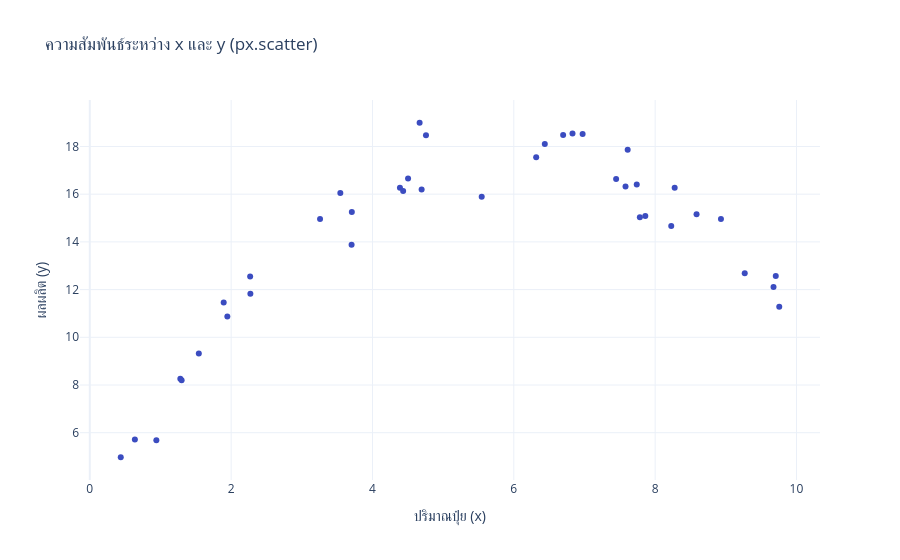

Notebook cell for this chart:
### Code cell
"""WORKFLOW 5 ขั้นตอน: จำลองข้อมูล -> px.scatter -> PolynomialFeatures -> r2_score -> train_test_split
ไฟล์เดียวจบ วางในเซลล์ Jupyter ได้เลย | pip install numpy pandas scikit-learn matplotlib plotly"""
import os
import numpy as np
import pandas as pd
from sklearn.preprocessing import PolynomialFeatures
from sklearn.linear_model import LinearRegression
from sklearn.metrics import r2_score
from sklearn.model_selection import train_test_split

# ---------------- ตั้งค่า ----------------
USE_RICE_CSV = False   # False = จำลองปุ๋ย-ผลผลิตตามสไลด์ | True = ใช้ปี vs ผลผลิตข้าวจริงจากไฟล์ CSV
CSV_PATH = next((p for p in ["Rice_production.csv", "Rice production.csv"] if os.path.exists(p)),
                "Rice_production.csv")
AREA = "Viet Nam"
DEGREE = 3
os.makedirs("outputs", exist_ok=True)

# ================= 1) จำลองข้อมูล =================
if not USE_RICE_CSV:
    # ปริมาณปุ๋ย (x) กับผลผลิต (y) 40 แปลง: ผลผลิตเพิ่มขึ้นช่วงแรกแล้วลดลงเมื่อใส่ปุ๋ยมากเกินไป
    rng = np.random.default_rng(42)
    x = np.sort(rng.uniform(0, 10, 40))
    y = -0.45 * (x - 6) ** 2 + 18 + rng.normal(0, 1.2, 40)
    df = pd.DataFrame({"fertilizer": x, "yield_": y})
    XCOL, YCOL = "fertilizer", "yield_"
    XLAB, YLAB = "ปริมาณปุ๋ย (x)", "ผลผลิต (y)"
else:
    d = pd.read_csv(CSV_PATH)
    d = d[d["Area"] == AREA].sort_values("Year")
    df = pd.DataFrame({"year": d["Year"].to_numpy(), "production": d["Value"].to_numpy() / 1e6})
    XCOL, YCOL, XLAB, YLAB = "year", "production", "ปี", "ผลผลิตข้าว (ล้านตัน)"
print(df.head(), f"\n{len(df)} แถว\n")

X = df[[XCOL]].to_numpy()
y = df[YCOL].to_numpy()
mu, sd = X.mean(), X.std()          # สเกล x ให้เสถียร (สำคัญมากเมื่อ x เป็นปี เช่น 1961-2021)
Xs = (X - mu) / sd

# ================= 2) วาดกราฟ px.scatter =================
try:
    import plotly.express as px
    fig = px.scatter(df, x=XCOL, y=YCOL, title="ความสัมพันธ์ระหว่าง x และ y (px.scatter)",
                     labels={XCOL: XLAB, YCOL: YLAB}, color_discrete_sequence=["#3b4cc0"])
    fig.update_layout(template="plotly_white")
    fig.show()
except ImportError:
    import matplotlib.pyplot as plt
    plt.scatter(df[XCOL], df[YCOL], color="#3b4cc0"); plt.xlabel(XLAB); plt.ylabel(YLAB)
    plt.title("ความสัมพันธ์ระหว่าง x และ y"); plt.show()

# ================= 3) fit พหุนาม (PolynomialFeatures) =================
poly = PolynomialFeatures(degree=DEGREE, include_bias=False)
X_poly = poly.fit_transform(Xs)                  # [x, x^2, x^3]
model = LinearRegression().fit(X_poly, y)
y_hat = model.predict(X_poly)
print(f"ดีกรี {DEGREE}: intercept = {model.intercept_:.3f}, coef = {np.round(model.coef_, 3)}")

# ================= 4) หา R² (r2_score) =================
print(f"R² (ทั้งชุดข้อมูล) = {r2_score(y, y_hat):.4f}")

# ================= 5) แบ่ง train / test (train_test_split) =================
Xtr, Xte, ytr, yte = train_test_split(Xs, y, test_size=0.3, random_state=42)
rows = []
for deg in [1, 2, 3, 5, 8, 12]:
    p = PolynomialFeatures(degree=deg, include_bias=False)
    m = LinearRegression().fit(p.fit_transform(Xtr), ytr)
    rows.append({"degree": deg,
                 "R² train": r2_score(ytr, m.predict(p.transform(Xtr))),
                 "R² test": r2_score(yte, m.predict(p.transform(Xte)))})
res = pd.DataFrame(rows).round(3)
print("\nเทียบ train / test ตามดีกรี\n", res.to_string(index=False))

# ---------------- กราฟสรุป: ข้อมูล + เส้นพหุนาม + จุด train/test ----------------
import matplotlib.pyplot as plt
plt.rcParams.update({"font.sans-serif": ["Leelawadee UI", "Tahoma", "Noto Sans Thai", "Loma", "DejaVu Sans"],
                     "axes.unicode_minus": False})
grid = np.linspace(Xs.min(), Xs.max(), 300).reshape(-1, 1)
m3 = LinearRegression().fit(poly.fit_transform(Xtr), ytr)           # โมเดลที่ฟิตด้วย train เท่านั้น
fig, ax = plt.subplots(figsize=(7, 4.6))
ax.scatter(Xtr * sd + mu, ytr, color="#3b4cc0", label="train")
ax.scatter(Xte * sd + mu, yte, color="#ec4899", marker="D", label="test")
ax.plot(grid * sd + mu, m3.predict(poly.transform(grid)), color="#8b5cf6", lw=2.2,
        label=f"poly degree {DEGREE}  (R² test = {r2_score(yte, m3.predict(poly.transform(Xte))):.2f})")
ax.set(xlabel=XLAB, ylabel=YLAB, title="Polynomial regression + train/test split")
ax.spines[["top", "right"]].set_visible(False); ax.grid(True, color="#e5e7eb"); ax.legend(frameon=False)
fig.tight_layout(); fig.savefig("outputs/workflow_polynomial.png", dpi=160); plt.show()

### Figure 1 — Plotly figure (JSON) as saved in the notebook; plotly's stock layout.template omitted (floating-point values rounded to 4 significant figures)
{"data": [{"hovertemplate": "ปริมาณปุ๋ย (x)=%{x}<br>ผลผลิต (y)=%{y}<extra></extra>", "legendgroup": "", "marker": {"color": "#3b4cc0", "symbol": "circle"}, "mode": "markers", "name": "", "orientation": "v", "showlegend": false, "type": "scatter", "x": [0.438, 0.6382, 0.9418, 1.281, 1.299, 1.543, 1.895, 1.946, 2.269, 2.272, 3.258, 3.545, 3.705, 3.708, 4.389, 4.434, 4.504, 4.667, 4.696, 4.757, 5.546, 6.317, 6.439, 6.698, 6.83, 6.974, 7.448, 7.581, 7.611, 7.74, 7.784, 7.861, 8.228, 8.276, 8.586, 8.931, 9.268, 9.675, 9.707, 9.756], "xaxis": "x", "y": [4.971, 5.715, 5.688, 8.258, 8.196, 9.323, 11.46, 10.87, 12.55, 11.83, 14.96, 16.05, 13.88, 15.25, 16.27, 16.13, 16.66, 18.99, 16.2, 18.47, 15.89, 17.55, 18.11, 18.48, 18.54, 18.53, 16.64, 16.32, 17.86, 16.41, 15.04, 15.08, 14.66, 16.26, 15.16, 14.96, 12.68, 12.11, 12.57, 11.28], "yaxis": "y"}], "layout": {"legend": {"tracegroupgap": 0}, "title": {"text": "ความสัมพันธ์ระหว่าง x และ y (px.scatter)"}, "xaxis": {"anchor": "y", "domain": [0, 1], "title": {"text": "ปริมาณปุ๋ย (x)"}}, "yaxis": {"anchor": "x", "domain": [0, 1], "title": {"text": "ผลผลิต (y)"}}}}
